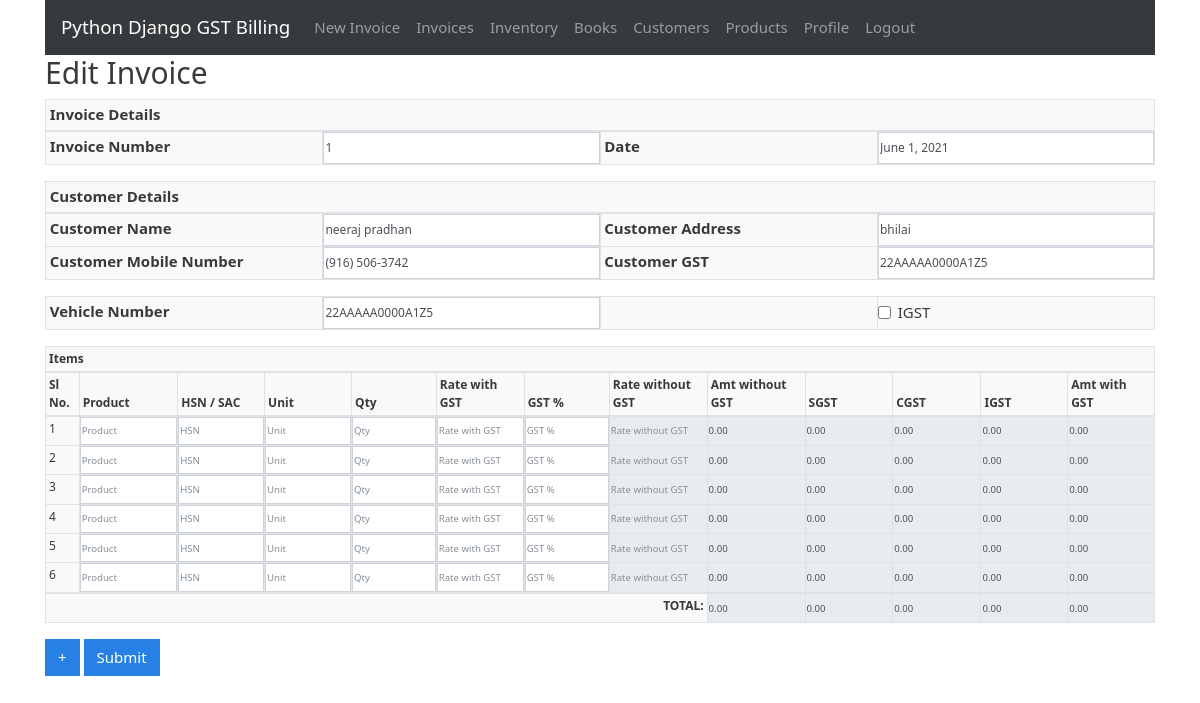
Before: /invoice/edit/1/ (signed in) with the older database file.
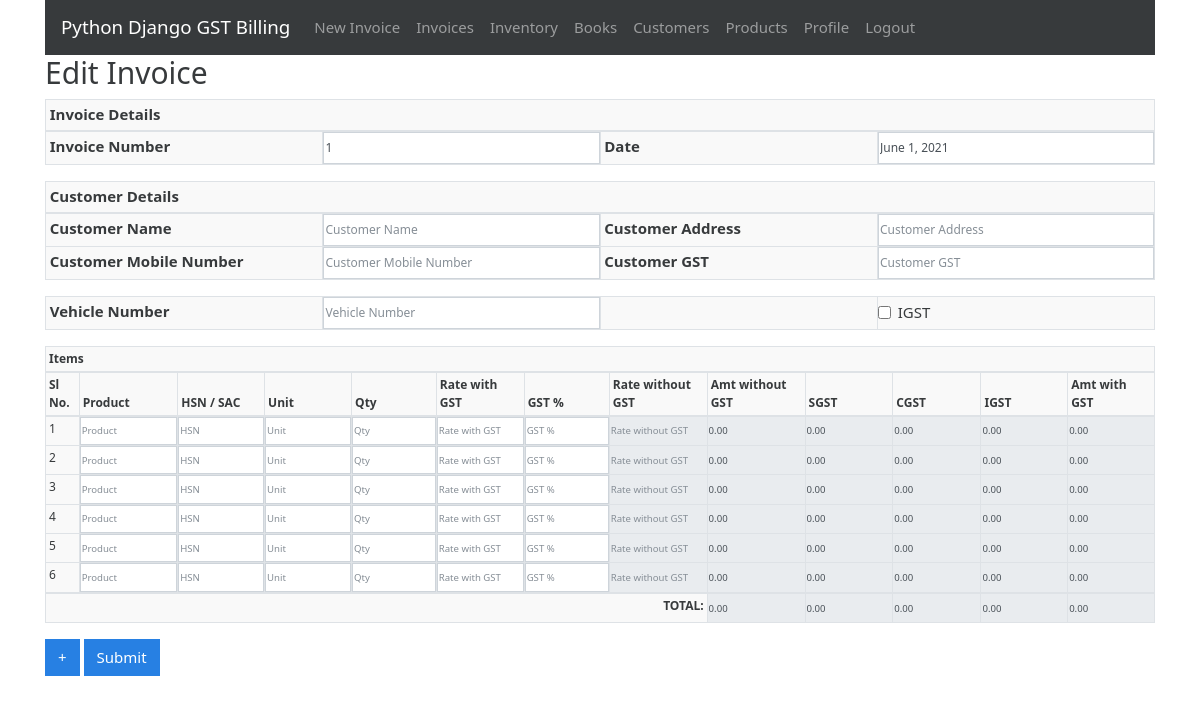
After: the same page with the newer database file.
### gstbillingapp/models.py (models this page shows, shortened)
class Invoice(models.Model):
    user = models.ForeignKey(User, null=True, blank=True, on_delete=models.SET_NULL)
    invoice_number = models.IntegerField()
    invoice_date = models.DateField()
    invoice_customer = models.ForeignKey(
        'Customer',
        on_delete=models.SET_NULL,
        null=True
    )
    invoice_json = models.TextField()
    inventory_reflected = models.BooleanField(default=True)
    books_reflected = models.BooleanField(default=True)

class Customer(models.Model):
    user = models.ForeignKey(User, null=True, blank=True, on_delete=models.SET_NULL)
    customer_name = models.CharField(max_length=200)
    customer_address = models.TextField(max_length=600, blank=True, null=True)
    customer_phone = models.CharField(max_length=14, blank=True, null=True)
    customer_gst = models.CharField(max_length=15, blank=True, null=True)

### gstbillingapp/views.py (the view)
# urls.py: path('invoice/edit/<int:invoice_id>/', views.invoice_edit, name='invoice_edit'),
@login_required
def invoice_edit(request, invoice_id):
    invoice_obj = get_object_or_404(Invoice, user=request.user, id=invoice_id)
    form = InvoiceForm(instance=invoice_obj)
    if request.method == 'POST':
        form = InvoiceForm(request.POST, instance=invoice_obj)
        if form.is_valid():
            form.save()
            return redirect('invoice_viewer', invoice_id=invoice_id)
    return render(request, 'gstbillingapp/invoice_edit.html', {'form': form})

### gstbillingapp/forms.py
class InvoiceForm(forms.ModelForm):
    class Meta:
        model = Invoice
        fields = ['invoice_number', 'invoice_date', 'invoice_customer','invoice_customer', 'invoice_json']

### gstbillingapp/templates/gstbillingapp/invoice_edit.html (shortened to what the changed rows need)
{% extends "gstbillingapp/base.html" %}
{% load static %}
{% block content %}
  <h2>Edit Invoice</h2>
  <form method="post">
    <table class="table table-bordered">
      <thead>
        <tr>
          <th class="table-active" scope="col" colspan="4">Invoice Details</th>
        </tr>
      </thead>
      <tbody class="two-col-form">
        <tr>
          <th scope="row">Invoice Number</th>
          <td class="form-input-td"><input name="invoice-number" type="number" class="form-control" placeholder="Invoice Number" value="{{ form.instance.invoice_number }}"></td>
          <th scope="row">Date</th>
          <td class="form-input-td"><input name="invoice-date" type="text" class="form-control" value="{{ form.instance.invoice_date }}"></td>
        </tr>
      </tbody>
    </table>
    <table class="table table-bordered">
      <thead>
        <tr>
          <th class="table-active" scope="col" colspan="4">Customer Details</th>
        </tr>
      </thead>
      <tbody class="two-col-form">
        <tr>
          <th scope="row">Customer Name</th>
          <td class="form-input-td customer_search_area"><input autocomplete="off" name="customer-name" value="{{ form.instance.invoice_customer.customer_name }}" type="text" class="form-control customer_search_input" id="customer-name-input" placeholder="Customer Name" required>
          </td>
          <th scope="row">Customer Address</th>
          <td class="form-input-td"><input autocomplete="off" name="customer-address" value="{{ form.instance.invoice_customer.customer_address }}"  type="text" class="form-control" id="customer-address-input" placeholder="Customer Address" required></td>
        </tr>
        <tr>
          <th scope="row">Customer Mobile Number</th>
          <td class="form-input-td"><input autocomplete="off" name="customer-phone" value="{{ form.instance.invoice_customer.customer_phone }}" type="tel" class="form-control" id="customer-phone-input" placeholder="Customer Mobile Number"></td>
          <th scope="row">Customer GST</th>
          <td class="form-input-td"><input autocomplete="off" name="customer-gst" value="{{ form.instance.invoice_customer.customer_gst }}" type="text" class="form-control" id="customer-gst-input" placeholder="Customer GST" maxlength="15" pattern="([A-Za-z0-9]{15})|(^$)"></td>
        </tr>
      </tbody>
    </table>
    <table class="table table-bordered">
      <tbody class="two-col-form">
        <tr>
          <th scope="row">Vehicle Number</th>
          <td class="form-input-td"><input autocomplete="off" name="vehicle-number" value="{{ form.instance.invoice_customer.customer_gst }}" type="text" class="form-control" placeholder="Vehicle Number">
          </td>
          <th scope="row"></th>
        </tr>
      </tbody>
    </table>
    <table class="table table-bordered" id="invoice-form-items-table">
      <thead>
        <th class="table-active" scope="col" colspan="13">Items</th>
        <tr>
          <th scope="col">Sl No.</th>
          <th scope="col">Product</th>
          <th scope="col">HSN / SAC</th>
          <th scope="col">Unit</th>
          <th scope="col">Qty</th>
          <th scope="col">Rate with GST</th>
          <th scope="col">GST %</th>
          <th scope="col">Rate without GST</th>
          <th scope="col">Amt without GST</th>
          <th scope="col">SGST</th>
          <th scope="col">CGST</th>
          <th scope="col">IGST</th>
          <th scope="col">Amt with GST</th>
        </tr>
      </thead>
    </table>
</form>
{% endblock %}

Changed rows visible on the page:
changed Invoice: customer-name "neeraj pradhan" → (not shown); customer-address "bhilai" → (not shown); customer-phone "(916) 506-3742" → (not shown); customer-gst "22AAAAA0000A1Z5" → (not shown); vehicle-number "22AAAAA0000A1Z5" → (not shown)
